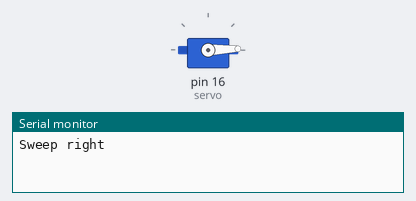
The sketch below on a simulated Arduino Uno, built with avr-gcc and run on an emulated ATmega328P. On the bench: servo, the last lines printed to the serial monitor.

Above: at 0.55 s.
At 1.95 s:
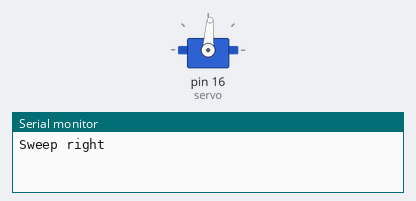
At 3.4 s:
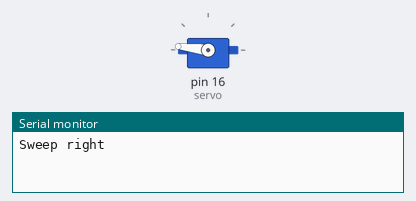
At 6.25 s:
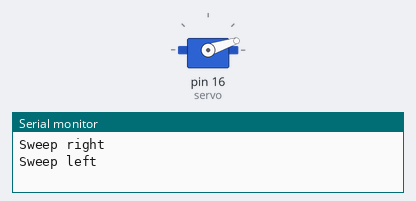
Timing chart, 0 to 8.4 s (numbered marks = the images above):
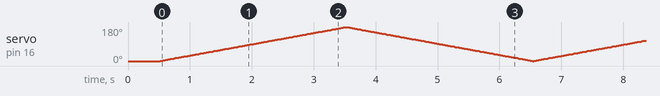

The sketch:

Project_7_SG90_Sweep.ino
```cpp
#include <Servo.h>

Servo servo;
// Starting pulse widths for the two ends of the 150-degree sweep.
// Adjust these to match the measured travel of your servo.
const int leftUs = 750;
const int rightUs = 2250;

void moveTo(int degrees) {
  servo.writeMicroseconds(map(degrees, 0, 150, leftUs, rightUs));
  delay(20);
}

void setup() {
  Serial.begin(115200);
  servo.attach(16, leftUs, rightUs);  // Orange signal wire on GP16 (physical pin 21).
  moveTo(0);
  delay(500);
}

void loop() {
  Serial.println("Sweep right");
  for (int degrees = 1; degrees <= 150; degrees++) {
    moveTo(degrees);
  }

  Serial.println("Sweep left");
  for (int degrees = 149; degrees >= 0; degrees--) {
    moveTo(degrees);
  }
}
```
